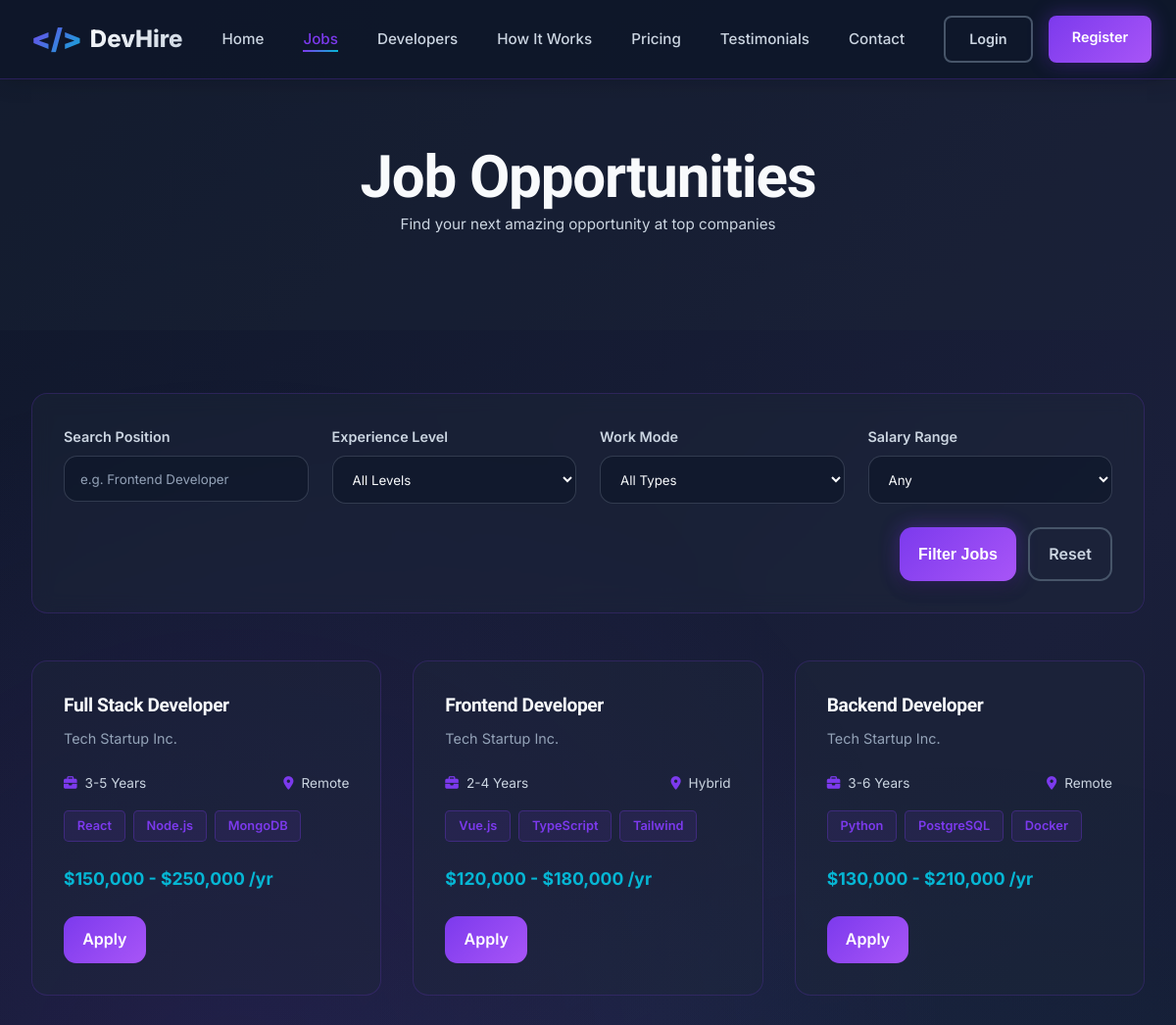
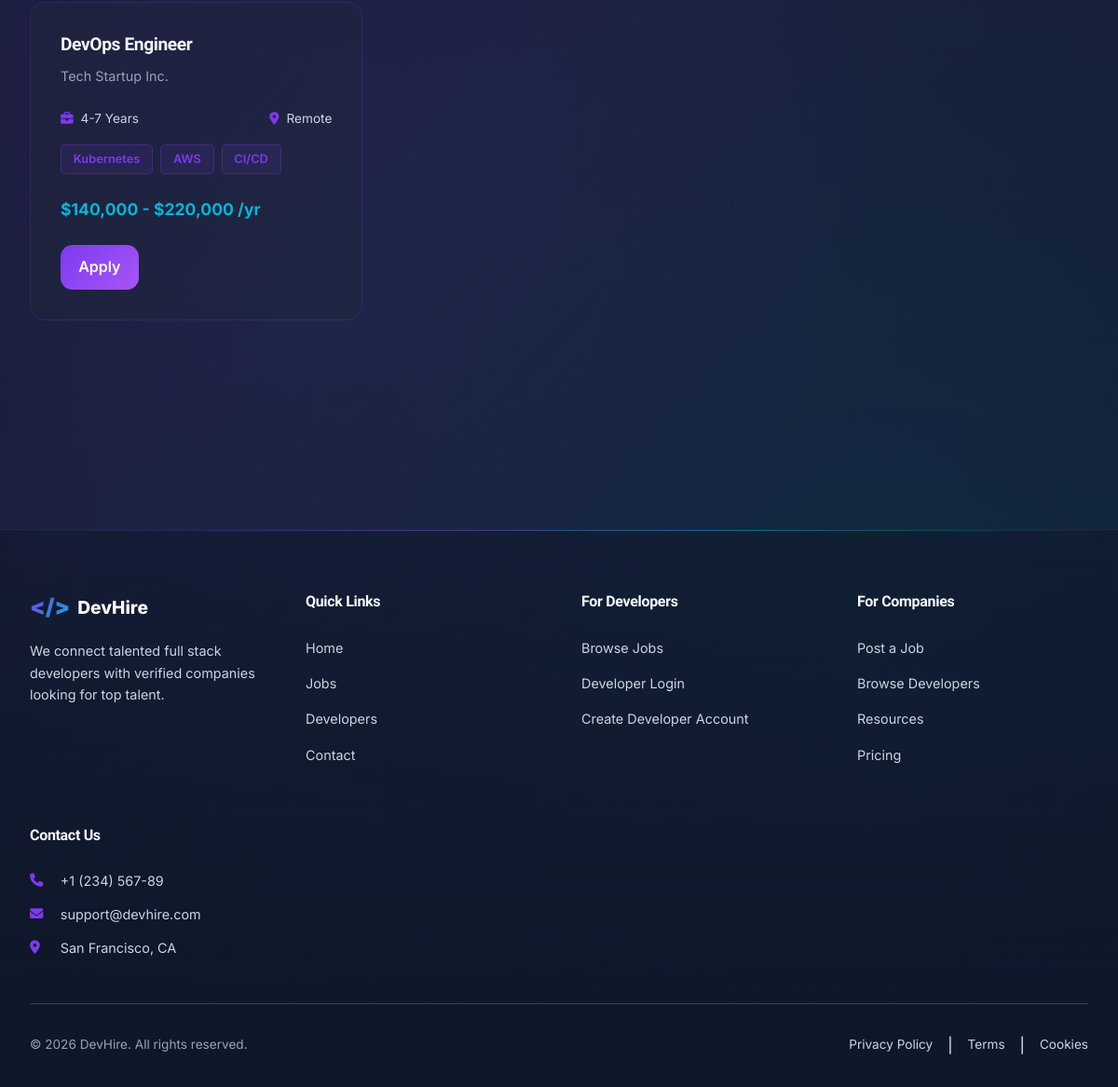
Screenshot of /pages/jobs.php with the database file from the repository (2 pictures, top to bottom).
### tables this page shows
CREATE TABLE jobs (
    id INT PRIMARY KEY AUTO_INCREMENT,
    title VARCHAR(255) NOT NULL,
    company_id INT NOT NULL,
    description LONGTEXT NOT NULL,
    requirements LONGTEXT NOT NULL,
    salary_min INT DEFAULT NULL,
    salary_max INT DEFAULT NULL,
    experience_level VARCHAR(50) DEFAULT NULL,
    job_type ENUM('full-time', 'part-time', 'contract', 'freelance') NOT NULL DEFAULT 'full-time',
    work_mode ENUM('remote', 'hybrid', 'on-site') NOT NULL DEFAULT 'remote',
    location VARCHAR(255) DEFAULT NULL,
    tech_stack LONGTEXT DEFAULT NULL,
    applications_count INT NOT NULL DEFAULT 0,
    status ENUM('active', 'inactive', 'closed') NOT NULL DEFAULT 'active',
    featured BOOLEAN NOT NULL DEFAULT FALSE,
    created_at TIMESTAMP NOT NULL DEFAULT CURRENT_TIMESTAMP,
    updated_at TIMESTAMP NOT NULL DEFAULT CURRENT_TIMESTAMP ON UPDATE CURRENT_TIMESTAMP,
    CONSTRAINT fk_jobs_company FOREIGN KEY (company_id) REFERENCES users(id) ON DELETE CASCADE,
    INDEX idx_status (status),
    INDEX idx_company (company_id),
    INDEX idx_featured (featured),
    FULLTEXT INDEX ft_title_description (title, description)
);

### includes/helpers.php (called while the page is built, shortened)
<?php
function appUrl(string $path = ''): string
{
    $normalizedPath = ltrim($path, '/');
    $baseUrl = APP_BASE_URL !== '' ? rtrim(APP_BASE_URL, '/') : '';
    return ($baseUrl !== '' ? $baseUrl : '') . '/' . $normalizedPath;
}
function isLoggedIn(): bool
{
    return !empty($_SESSION['user_id']) || !empty($_SESSION['admin_id']);
}
function normalizeRoleName(?string $role): string
{
    $normalized = strtolower(trim((string) $role));
    return $normalized;
}
function currentUserRole(): string
{
    $role = normalizeRoleName($_SESSION['user_role'] ?? $_SESSION['role'] ?? '');
    $adminRole = currentAdminRole();
    return '';
}
function currentAdminRole(): string
{
    return strtolower((string) ($_SESSION['admin_role'] ?? ''));
}
function isDeveloper(): bool
{
    return currentUserRole() === 'developer';
}
?>

### pages/jobs.php (the view, shortened to what this page needs)
<?php
require_once '../config/db.php';
$searchTerm = trim((string) ($_GET['q'] ?? $_GET['title'] ?? ''));
$page = max(1, (int) ($_GET['page'] ?? 1));
$limit = 12;
$offset = ($page - 1) * $limit;
$whereParts = ['j.status = ?'];
$params = ['active'];
$types = 's';
$whereSql = 'WHERE ' . implode(' AND ', $whereParts);
$dataSql = 'SELECT j.id, j.title, j.description, j.requirements, j.salary_min, j.salary_max, j.experience_level, j.job_type, j.work_mode, j.location, j.tech_stack, j.featured, j.created_at, COALESCE(u.company_name, u.fullName, \'Company\') AS company_name, COALESCE(u.profile_image, \'\') AS company_photo FROM jobs j LEFT JOIN users u ON u.id = j.company_id ' . $whereSql . ' ORDER BY j.featured DESC, j.created_at DESC LIMIT ? OFFSET ?';
$dataStmt = $conn->prepare($dataSql);
$dataParams = $params;
$dataTypes = $types . 'ii';
$dataParams[] = $limit;
$dataParams[] = $offset;
if (!empty($dataParams)) {
    $dataStmt->bind_param($dataTypes, ...$dataParams);
}
$dataStmt->execute();
$jobs = $dataStmt->get_result()->fetch_all(MYSQLI_ASSOC);
include '../includes/header.php';
include '../includes/navbar.php';
?>
    <section class="jobs-hero">
        <div class="jobs-hero-inner">
            <h1>Job Opportunities</h1>
            <p class="quick-apply-subtitle">Find your next amazing opportunity at top companies</p>
        </div>
    </section>
    <section class="featured-jobs">
        <form method="GET" action="<?= appUrl('pages/jobs.php') ?>" class="jobs-filter-panel">
            <div class="jobs-filter-grid">
                <div class="form-group">
                    <label for="jobSearch">Search Position</label>
                    <input type="text" name="q" id="jobSearch" placeholder="e.g. Frontend Developer" value="<?= htmlspecialchars($searchTerm, ENT_QUOTES, 'UTF-8') ?>">
                </div>
                <div class="form-group">
                    <label for="experienceLevel">Experience Level</label>
                    <select id="experienceLevel" name="experience_level">
                        <option value="">All Levels</option>
                    </select>
                </div>
                <div class="form-group">
                    <label for="workMode">Work Mode</label>
                    <select id="workMode" name="work_mode">
                        <option value="">All Types</option>
                    </select>
                </div>
                <div class="form-group">
                    <label for="salaryRange">Salary Range</label>
                    <select id="salaryRange" name="salary_range">
                        <option value="">Any</option>
                    </select>
                </div>
            </div>
            <div class="jobs-filter-actions">
                <button type="submit" class="btn-primary jobs-filter-button">Filter Jobs</button>
                <a href="<?= appUrl('pages/jobs.php') ?>" class="btn-secondary jobs-filter-button jobs-filter-reset">Reset</a>
            </div>
        </form>
        <div class="jobs-grid">
            <?php if (!empty($jobs)): ?>
                <?php foreach ($jobs as $job): ?>
                    <div class="job-card">
                        <div class="job-header">
                            <h3 class="job-title"><?= htmlspecialchars($job['title'] ?? 'Untitled role', ENT_QUOTES, 'UTF-8') ?></h3>
                            <p class="job-company"><?= htmlspecialchars($job['company_name'] ?? 'Company', ENT_QUOTES, 'UTF-8') ?></p>
                        </div>
                        <div class="job-details">
                            <div class="job-meta">
                                <span class="meta-item">
                                    <i class="fas fa-briefcase"></i> <?= htmlspecialchars($job['experience_level'] ?? 'Not specified', ENT_QUOTES, 'UTF-8') ?>
                                </span>
                                <span class="meta-item">
                                    <i class="fas fa-map-marker-alt"></i> <?= htmlspecialchars(ucfirst((string) ($job['work_mode'] ?? 'remote')), ENT_QUOTES, 'UTF-8') ?>
                                </span>
                            </div>
                            <div class="job-tags">
                                <?php foreach (array_slice(array_filter(array_map('trim', explode(',', (string) ($job['tech_stack'] ?? '')))), 0, 3) as $tech): ?>
                                    <span class="tag"><?= htmlspecialchars($tech, ENT_QUOTES, 'UTF-8') ?></span>
                                <?php endforeach; ?>
                            </div>
                            <div class="job-salary">
                                <?= !empty($job['salary_min']) || !empty($job['salary_max']) ? '$' . number_format((int) ($job['salary_min'] ?? 0)) . ' - $' . number_format((int) ($job['salary_max'] ?? $job['salary_min'] ?? 0)) . ' /yr' : 'Salary hidden' ?>
                            </div>
                        </div>
                        <div class="job-footer">
                            <a href="<?= appUrl('pages/apply.php?job_id=' . (int) $job['id']) ?>" class="btn-apply-job">Apply</a>
                        </div>
                    </div>
                <?php endforeach; ?>
            <?php else: ?>
                <div class="empty-state">No active jobs match your filters right now.</div>
            <?php endif; ?>
        </div>
    </section>
    <div class="jobs-pagination-wrap">
    </div>
<?php include '../includes/footer.php'; ?>

### includes/header.php (shortened to what this page needs)
<?php
require_once __DIR__ . '/helpers.php';
?>
<!DOCTYPE html>
<html lang="en">
<head>
<link
rel="stylesheet"
href="<?= htmlspecialchars(appUrl('assets/css/style.css?v=3'), ENT_QUOTES, 'UTF-8') ?>">
<link
rel="stylesheet"
href="<?= htmlspecialchars(appUrl('assets/css/notifications.css?v=3'), ENT_QUOTES, 'UTF-8') ?>">
<link
rel="stylesheet"
href="<?= htmlspecialchars(appUrl('assets/css/navbar.css?v=1'), ENT_QUOTES, 'UTF-8') ?>">
<link
rel="preload"
href="https://cdnjs.cloudflare.com/ajax/libs/font-awesome/6.4.0/css/all.min.css"
as="style"
onload="this.onload=null;this.rel='stylesheet'">
</head>
<body>

### includes/navbar.php (shortened to what this page needs)
<?php
require_once __DIR__ . '/helpers.php';
$isAuthenticated = isLoggedIn();
$displayName = currentUserName();
$displayPhoto = currentUserPhoto();
$currentRole = currentUserRole();
$roleHome = roleDashboardPath($currentRole);
?>
<nav class="navbar">
    <div class="nav-container">
        <div class="nav-section nav-section-left">
            <div class="nav-logo">
                <a href="<?= appUrl('index.php') ?>">
                    <span class="logo-icon">&lt;/&gt;</span>
                    <span class="logo-text">DevHire</span>
                </a>
            </div>
        </div>
        <div class="nav-section nav-section-center">
            <ul class="nav-menu" id="navMenu">
                <li>
                    <a href="<?= appUrl('index.php') ?>" class="nav-link">Home</a>
                </li>
                <li>
                    <a href="<?= appUrl('pages/jobs.php') ?>" class="nav-link">Jobs</a>
                </li>
                <li>
                    <a href="<?= appUrl('pages/developers.php') ?>" class="nav-link">Developers</a>
                </li>
                <li>
                    <a href="<?= appUrl('pages/how-it-works.php') ?>" class="nav-link">How It Works</a>
                </li>
                <li>
                    <a href="<?= appUrl('pages/pricing.php') ?>" class="nav-link">Pricing</a>
                </li>
                <li>
                    <a href="<?= appUrl('pages/testimonials.php') ?>" class="nav-link">Testimonials</a>
                </li>
                <li>
                    <a href="<?= appUrl('pages/contact.php') ?>" class="nav-link">Contact</a>
                </li>
            </ul>
        </div>
        <div class="nav-section nav-section-right">
            <div class="nav-buttons">
                <div id="userArea">
                    <?php if ($isAuthenticated): ?>
                        <a class="user-chip user-chip-link" href="<?= appUrl($roleHome) ?>">
                            <?php if (!empty($displayPhoto)): ?>
                                <img src="<?= htmlspecialchars($displayPhoto, ENT_QUOTES, 'UTF-8') ?>" alt="User photo" class="user-avatar">
                            <?php else: ?>
                                <span class="user-avatar user-avatar-fallback"><?= htmlspecialchars(strtoupper(substr($displayName, 0, 1)), ENT_QUOTES, 'UTF-8') ?></span>
                            <?php endif; ?>
                            <div class="user-chip-copy">
                                <strong><?= htmlspecialchars($displayName, ENT_QUOTES, 'UTF-8') ?></strong>
                                <span><?= htmlspecialchars(roleLabel($currentRole), ENT_QUOTES, 'UTF-8') ?> account</span>
                            </div>
                        </a>
                    <?php else: ?>
                        <div class="nav-auth-buttons">
                            <a href="<?= appUrl('pages/login.php') ?>" class="btn-login">Login</a>
                            <a href="<?= appUrl('pages/register.php') ?>" class="btn-apply">Register</a>
                        </div>
                    <?php endif; ?>
                </div>
            </div>
        </div>
    </div>
</nav>

### includes/footer.php (shortened to what this page needs)
<?php
require_once __DIR__ . '/helpers.php';
$isDeveloperUser = isDeveloper();
?>
<footer class="footer">
<div class="footer-container">
<div class="footer-grid">
<div class="footer-column">
<div class="footer-logo">
<span class="logo-icon">&lt;/&gt;</span>
<span>DevHire</span>
</div>
<p class="footer-description">
We connect talented full stack developers with verified companies looking for top talent.
</p>
</div>
<div class="footer-column">
<h4 class="footer-title">
Quick Links
</h4>
<ul class="footer-links">
<li>
<a href="<?= appUrl('index.php') ?>">
Home
</a>
</li>
<li>
<a href="<?= appUrl('pages/jobs.php') ?>">
Jobs
</a>
</li>
<li>
<a href="<?= appUrl('pages/developers.php') ?>">
Developers
</a>
</li>
<li>
<a href="<?= appUrl('pages/contact.php') ?>">
Contact
</a>
</li>
</ul>
</div>
<div class="footer-column">
<h4 class="footer-title">
For Developers
</h4>
<ul class="footer-links">
<li>
<a href="<?= appUrl('pages/jobs.php') ?>">
Browse Jobs
</a>
</li>
<?php if ($isDeveloperUser): ?>
<li>
<a href="<?= appUrl('pages/apply.php') ?>">
Apply Now
</a>
</li>
<li>
<a href="<?= appUrl('pages/profile.php') ?>">
My Profile
</a>
</li>
<li>
<a href="<?= appUrl('pages/applications.php') ?>">
Applications
</a>
</li>
<?php else: ?>
<li>
<a href="<?= appUrl('pages/login.php') ?>">
Developer Login
</a>
</li>
<li>
<a href="<?= appUrl('pages/register.php') ?>">
Create Developer Account
</a>
</li>
<?php endif; ?>
</ul>
</div>
<div class="footer-column">
<h4 class="footer-title">
For Companies
</h4>
<ul class="footer-links">
<li>
<a href="<?= appUrl('pages/contact.php') ?>">
Post a Job
</a>
</li>
<li>
<a href="<?= appUrl('pages/developers.php') ?>">
Browse Developers
</a>
</li>
<li>
<a href="<?= appUrl('pages/how-it-works.php') ?>">
Resources
</a>
</li>
<li>
<a href="<?= appUrl('pages/pricing.php') ?>">
Pricing
</a>
</li>
</ul>
</div>
<div class="footer-column">
<h4 class="footer-title">
Contact Us
</h4>
<div class="footer-contact">
<p>
<i class="fas fa-phone"></i>
<?= substr(CONTACT_PHONE, 0, 15) ?>
</p>
<p>
<i class="fas fa-envelope"></i>
<?= CONTACT_SUPPORT_EMAIL ?>
</p>
<p>
<i class="fas fa-map-marker-alt"></i>
San Francisco, CA
</p>
</div>
</div>
</div>
<div class="footer-bottom">
<div class="footer-bottom-left">
<p>
&copy; 2026 DevHire. All rights reserved.
</p>
</div>
<div class="footer-bottom-right">
<a href="<?= appUrl('pages/privacy.php') ?>">
Privacy Policy
</a>
<span>|</span>
<a href="<?= appUrl('pages/terms.php') ?>">
Terms
</a>
<span>|</span>
<a href="<?= appUrl('pages/cookies.php') ?>">
Cookies
</a>
</div>
</div>
</div>
<div class="footer-gradient"></div>
</footer>
</body>
</html>

### assets/css/navbar.css (style rules this page uses)
nav.navbar { position: sticky; top: 0; z-index: 1000; background: rgba(15, 23, 42, 0.85) !important; backdrop-filter: blur(20px); -webkit-backdrop-filter: blur(20px); border-bottom: 1px solid rgba(71, 85, 105, 0.15) !important; padding: 1rem 0; transition: all 0.3s ease; }
.nav-container { max-width: 1400px; margin: 0 auto; padding: 0 2rem; display: flex; justify-content: space-between; align-items: center; gap: 2.5rem; }
.nav-section { display: flex; align-items: center; flex-shrink: 0; }
.nav-section-left { flex: 0 0 auto; }
.nav-section-center { flex: 1 0 auto; justify-content: center; }
.nav-section-right { flex: 0 0 auto; }
.nav-logo a { display: flex; align-items: center; gap: 0.5rem; text-decoration: none; font-size: 1.5rem; font-weight: 800; color: var(--text-primary); transition: all 0.3s ease; }
.logo-icon { background: linear-gradient(135deg, var(--primary) 0%, var(--secondary) 100%); -webkit-background-clip: text; -webkit-text-fill-color: transparent; background-clip: text; font-weight: 900; font-size: 1.8rem; }
.logo-text { background: linear-gradient(135deg, var(--text-primary) 0%, var(--text-secondary) 100%); -webkit-background-clip: text; -webkit-text-fill-color: transparent; background-clip: text; }
.nav-menu { display: flex; list-style: none; gap: 2.5rem; margin: 0; padding: 0; }
.nav-link { color: var(--text-secondary); text-decoration: none; transition: all 0.3s ease; position: relative; font-weight: 500; font-size: 0.95rem; line-height: 1.5; padding: 0.25rem 0; }
.nav-link::after { content: ''; position: absolute; bottom: 0; left: 0; width: 0; height: 2px; background: linear-gradient(90deg, var(--primary), var(--secondary)); transition: width 0.3s ease; }
.nav-link.active { color: var(--primary); }
.nav-link.active::after { width: 100%; }
.nav-buttons { display: flex; gap: 1rem; align-items: center; flex-shrink: 0; }
#userArea { display: flex; align-items: center; gap: 1rem; }
.btn-login, .btn-apply { padding: 0.6rem 1.5rem; border: none; border-radius: 0.5rem; font-weight: 600; cursor: pointer; transition: all 0.3s ease; text-decoration: none; display: inline-block; font-size: 0.9rem; white-space: nowrap; }
.btn-login { background: transparent; border: 2px solid var(--border-color); color: var(--text-secondary); }
.btn-apply { background: linear-gradient(135deg, var(--primary) 0%, var(--primary-light) 100%); color: white; box-shadow: var(--shadow-md), var(--glow-primary); }
.nav-auth-buttons { display: flex; align-items: center; gap: 1rem; }

### rows the page displays
jobs: title "Full Stack Developer", company_name "Tech Startup Inc.", experience_level "3-5 Years", work_mode "Remote", tech_stack "React", tech_stack "Node.js", tech_stack "MongoDB", salary_min "150,000", salary_max "250,000"
jobs: title "Frontend Developer", company_name "Tech Startup Inc.", experience_level "2-4 Years", work_mode "Hybrid", tech_stack "Vue.js", tech_stack "TypeScript", tech_stack "Tailwind", salary_min "120,000", salary_max "180,000"
jobs: title "Backend Developer", company_name "Tech Startup Inc.", experience_level "3-6 Years", work_mode "Remote", tech_stack "Python", tech_stack "PostgreSQL", tech_stack "Docker", salary_min "130,000", salary_max "210,000"
jobs: title "DevOps Engineer", company_name "Tech Startup Inc.", experience_level "4-7 Years", work_mode "Remote", tech_stack "Kubernetes", tech_stack "AWS", tech_stack "CI/CD", salary_min "140,000", salary_max "220,000"

### other values shown
substr(CONTACT_PHONE, 0, 15) "+1 (234) 567-89"
CONTACT_SUPPORT_EMAIL "support@devhire.com"
